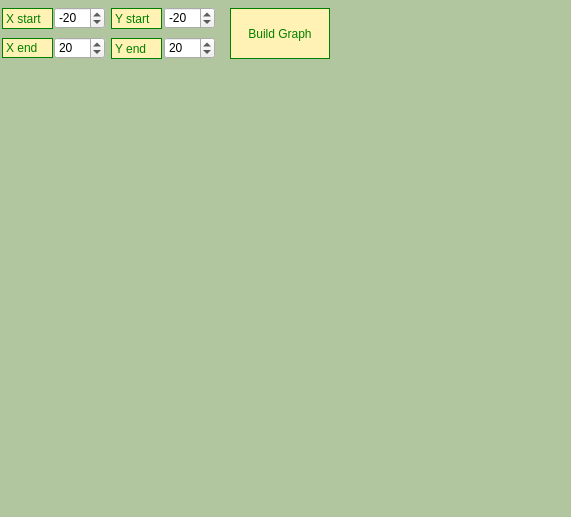
<?xml version="1.0" encoding="UTF-8"?>
<ui version="4.0">
 <class>Graph</class>
 <widget class="QDialog" name="Graph">
  <property name="geometry">
   <rect>
    <x>0</x>
    <y>0</y>
    <width>571</width>
    <height>517</height>
   </rect>
  </property>
  <property name="windowTitle">
   <string>Dialog</string>
  </property>
  <property name="styleSheet">
   <string notr="true">QDialog {
	background-color: rgb(177, 198, 159);
}
</string>
  </property>
  <widget class="QPushButton" name="BuildGraph">
   <property name="geometry">
    <rect>
     <x>230</x>
     <y>8</y>
     <width>100</width>
     <height>51</height>
    </rect>
   </property>
   <property name="styleSheet">
    <string notr="true">QPushButton {
  background-color: rgb(255, 242, 180);
  color: green;
  border: 1px solid green;
}</string>
   </property>
   <property name="text">
    <string>Build Graph</string>
   </property>
  </widget>
  <widget class="QCustomPlot" name="widget" native="true">
   <property name="geometry">
    <rect>
     <x>9</x>
     <y>69</y>
     <width>551</width>
     <height>441</height>
    </rect>
   </property>
   <property name="autoFillBackground">
    <bool>false</bool>
   </property>
  </widget>
  <widget class="QSpinBox" name="x_start">
   <property name="geometry">
    <rect>
     <x>54</x>
     <y>7</y>
     <width>51</width>
     <height>22</height>
    </rect>
   </property>
   <property name="minimum">
    <number>-1000000</number>
   </property>
   <property name="maximum">
    <number>1000000</number>
   </property>
   <property name="value">
    <number>-20</number>
   </property>
  </widget>
  <widget class="QSpinBox" name="x_end">
   <property name="geometry">
    <rect>
     <x>54</x>
     <y>37</y>
     <width>51</width>
     <height>22</height>
    </rect>
   </property>
   <property name="minimum">
    <number>-1000000</number>
   </property>
   <property name="maximum">
    <number>1000000</number>
   </property>
   <property name="value">
    <number>20</number>
   </property>
  </widget>
  <widget class="QSpinBox" name="y_end">
   <property name="geometry">
    <rect>
     <x>164</x>
     <y>37</y>
     <width>51</width>
     <height>22</height>
    </rect>
   </property>
   <property name="minimum">
    <number>-1000000</number>
   </property>
   <property name="maximum">
    <number>1000000</number>
   </property>
   <property name="value">
    <number>20</number>
   </property>
  </widget>
  <widget class="QSpinBox" name="y_start">
   <property name="geometry">
    <rect>
     <x>164</x>
     <y>7</y>
     <width>51</width>
     <height>22</height>
    </rect>
   </property>
   <property name="styleSheet">
    <string notr="true"/>
   </property>
   <property name="minimum">
    <number>-1000000</number>
   </property>
   <property name="maximum">
    <number>1000000</number>
   </property>
   <property name="value">
    <number>-20</number>
   </property>
  </widget>
  <widget class="QLabel" name="label">
   <property name="geometry">
    <rect>
     <x>2</x>
     <y>8</y>
     <width>51</width>
     <height>21</height>
    </rect>
   </property>
   <property name="styleSheet">
    <string notr="true">QLabel {
  background-color: rgb(255, 242, 180);
  color: green;
  border: 1px solid green;
}</string>
   </property>
   <property name="text">
    <string>X start</string>
   </property>
  </widget>
  <widget class="QLabel" name="label_2">
   <property name="geometry">
    <rect>
     <x>2</x>
     <y>38</y>
     <width>51</width>
     <height>20</height>
    </rect>
   </property>
   <property name="styleSheet">
    <string notr="true">QLabel {
  background-color: rgb(255, 242, 180);
  color: green;
  border: 1px solid green;
}</string>
   </property>
   <property name="text">
    <string>X end</string>
   </property>
  </widget>
  <widget class="QLabel" name="label_3">
   <property name="geometry">
    <rect>
     <x>111</x>
     <y>38</y>
     <width>51</width>
     <height>21</height>
    </rect>
   </property>
   <property name="styleSheet">
    <string notr="true">QLabel {
  background-color: rgb(255, 242, 180);
  color: green;
  border: 1px solid green;
}</string>
   </property>
   <property name="text">
    <string>Y end</string>
   </property>
  </widget>
  <widget class="QLabel" name="label_4">
   <property name="geometry">
    <rect>
     <x>111</x>
     <y>8</y>
     <width>51</width>
     <height>21</height>
    </rect>
   </property>
   <property name="styleSheet">
    <string notr="true">QLabel {
  background-color: rgb(255, 242, 180);
  color: green;
  border: 1px solid green;
}</string>
   </property>
   <property name="text">
    <string>Y start</string>
   </property>
  </widget>
 </widget>
 <customwidgets>
  <customwidget>
   <class>QCustomPlot</class>
   <extends>QWidget</extends>
   <header>qcustomplot.h</header>
   <container>1</container>
  </customwidget>
 </customwidgets>
 <resources/>
 <connections/>
</ui>
